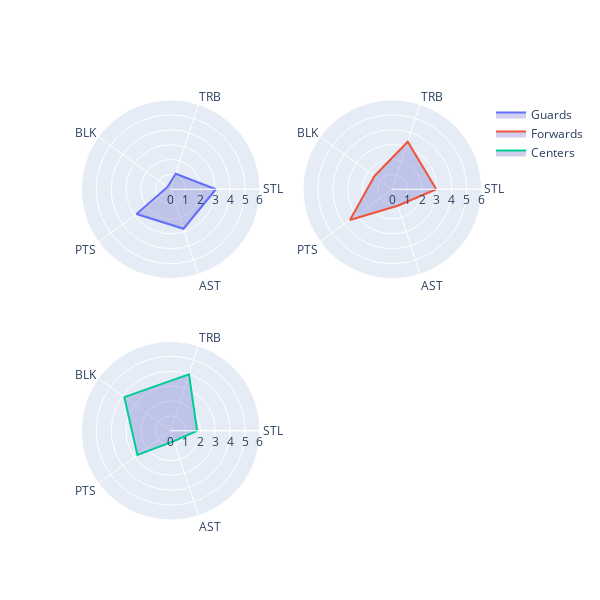

Notebook cell for this chart:
### Code cell
df = assists_simp.groupby('Position')
guards = df.get_group('Guard')
forwards = df.get_group('Forward')
center = df.get_group('Center')

g_p = pd.DataFrame({ 'Col A' : ['STL', 'TRB', 'BLK', 'PTS', 'AST'],
    'Col B': [np.mean(normalize(guards['STL'], assists_simp['STL'])), np.mean(normalize(guards['TRB'],assists_simp['TRB'])), np.mean(normalize(guards['BLK'],assists_simp['BLK'])), np.mean(normalize(guards['PTS'],assists_simp['PTS'])), np.mean(normalize(guards['AST'],assists_simp['AST']))],
    'Col C': 'Guards'
})
f_p = pd.DataFrame({ 'Col A' : ['STL', 'TRB', 'BLK', 'PTS', 'AST'],
    'Col B': [np.mean(normalize(forwards['STL'], assists_simp['STL'])), np.mean(normalize(forwards['TRB'],assists_simp['TRB'])), np.mean(normalize(forwards['BLK'],assists_simp['BLK'])), np.mean(normalize(forwards['PTS'],assists_simp['PTS'])), np.mean(normalize(forwards['AST'],assists_simp['AST']))],
    'Col C': 'Forwards'
})
c_p = pd.DataFrame({ 'Col A' : ['STL', 'TRB', 'BLK', 'PTS', 'AST'],
    'Col B': [np.mean(normalize(center['STL'], assists_simp['STL'])), np.mean(normalize(center['TRB'],assists_simp['TRB'])), np.mean(normalize(center['BLK'],assists_simp['BLK'])), np.mean(normalize(center['PTS'],assists_simp['PTS'])), np.mean(normalize(center['AST'],assists_simp['AST']))],
    'Col C': 'Center'
})

closed_g = close_loop(g_p)
closed_f = close_loop(f_p)
closed_c = close_loop(c_p)

fig = make_subplots(rows=2, cols=2, specs=[[{'type': 'polar'}]*2]*2)



# Add trace for the first DataFrame
fig.add_trace(go.Scatterpolar(
    r=closed_g['Col B'],
    theta=closed_g['Col A'],
    mode='lines',
    name='Guards',
    fill='toself',  # Fill area under the curve
    fillcolor='rgba(100, 100, 200, 0.3)'
), 1,1)

# Add trace for the second DataFrame
fig.add_trace(go.Scatterpolar(
    r=closed_f['Col B'],
    theta=closed_f['Col A'],
    mode='lines',
    name='Forwards',
    fill='toself',  # Fill area under the curve
    fillcolor='rgba(100, 100, 200, 0.3)'
), 1,2)

fig.add_trace(go.Scatterpolar(
    r=closed_c['Col B'],
    theta=closed_c['Col A'],
    mode='lines',
    name='Centers',
    fill='toself',  # Fill area under the curve
    fillcolor='rgba(100, 100, 200, 0.3)'
), 2,1)

fig.update_traces(fill='toself')
fig.update_layout(
    width = 600,
    height= 600,
    polar=dict(
        radialaxis=dict(
            range=[0, 6]  # Set the desired range for the radial axis
        )
    ),
    polar2=dict(
        radialaxis=dict(
            range=[0, 6]  # Set the desired range for the radial axis
        )
    ),
    polar3=dict(
        radialaxis=dict(
            range=[0, 6]  # Set the desired range for the radial axis
        )
    )
)

fig.show()

### Figure 1 — Plotly figure (JSON) as saved in the notebook; plotly's stock layout.template omitted (floating-point values rounded to 4 significant figures)
{"data": [{"fill": "toself", "fillcolor": "rgba(100, 100, 200, 0.3)", "mode": "lines", "name": "Guards", "r": [3.041, 1.09, 0.2624, 2.831, 2.79, 3.041], "subplot": "polar", "theta": ["STL", "TRB", "BLK", "PTS", "AST", "STL"], "type": "scatterpolar"}, {"fill": "toself", "fillcolor": "rgba(100, 100, 200, 0.3)", "mode": "lines", "name": "Forwards", "r": [2.953, 3.359, 1.493, 3.517, 1.165, 2.953], "subplot": "polar2", "theta": ["STL", "TRB", "BLK", "PTS", "AST", "STL"], "type": "scatterpolar"}, {"fill": "toself", "fillcolor": "rgba(100, 100, 200, 0.3)", "mode": "lines", "name": "Centers", "r": [1.778, 3.985, 3.848, 2.766, 0.7316, 1.778], "subplot": "polar3", "theta": ["STL", "TRB", "BLK", "PTS", "AST", "STL"], "type": "scatterpolar"}], "layout": {"height": 600, "polar": {"angularaxis": {"type": "category"}, "domain": {"x": [0, 0.45], "y": [0.575, 1]}, "radialaxis": {"autorange": false, "range": [0, 6], "type": "linear"}}, "polar2": {"angularaxis": {"type": "category"}, "domain": {"x": [0.55, 1], "y": [0.575, 1]}, "radialaxis": {"autorange": false, "range": [0, 6], "type": "linear"}}, "polar3": {"angularaxis": {"type": "category"}, "domain": {"x": [0, 0.45], "y": [0, 0.425]}, "radialaxis": {"autorange": false, "range": [0, 6], "type": "linear"}}, "polar4": {"domain": {"x": [0.55, 1], "y": [0, 0.425]}}, "width": 600}}
